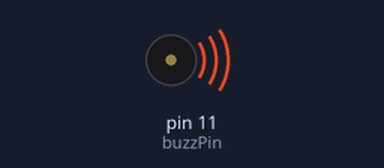
This sketch was run on a simulated Arduino Uno, built with avr-gcc and run on an emulated ATmega328P. Parts: buzzer (waves = sounding).

Above: at 0.1 s.
Timing chart, 0 to 40.0 s (numbered marks = the images above):
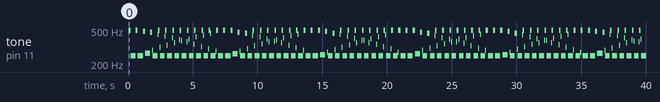

Measured:
- by itself, tone on pin 11 (buzzPin): plays 496 Hz for 0.16 s, 249 Hz for 0.40 s, 496 Hz for 0.16 s, 249 Hz for 0.40 s, 483 Hz for 0.16 s, 268 Hz for 0.40 s … (241 notes in this stretch)

The sketch:

Buzz.ino
```cpp
int buzzPin = 11;

void setup() {
  // put your setup code here, to run once:
  pinMode(buzzPin, OUTPUT);
}

void loop() {
  // put your main code here, to run repeatedly:
  // 80ms 500Hz
  for(int i = 0; i < 80; ++i) {
    digitalWrite(buzzPin, HIGH);
    delay(1);
    digitalWrite(buzzPin, LOW);
    delay(1);
  }
  // 100ms 250Hz
  for(int i = 0; i < 100; ++i) {
    digitalWrite(buzzPin, HIGH);
    delay(2);
    digitalWrite(buzzPin, LOW);
    delay(2);
  }
}
```
